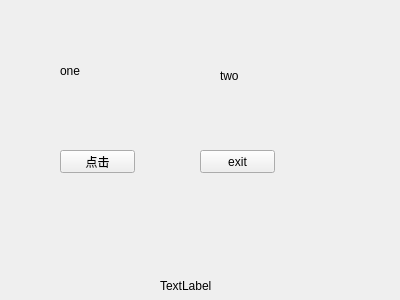
<?xml version="1.0" encoding="UTF-8"?>
<ui version="4.0">
 <class>Widget</class>
 <widget class="QWidget" name="Widget">
  <property name="geometry">
   <rect>
    <x>0</x>
    <y>0</y>
    <width>400</width>
    <height>300</height>
   </rect>
  </property>
  <property name="windowTitle">
   <string>Widget</string>
  </property>
  <widget class="QPushButton" name="pushButton">
   <property name="geometry">
    <rect>
     <x>60</x>
     <y>150</y>
     <width>75</width>
     <height>23</height>
    </rect>
   </property>
   <property name="text">
    <string>点击</string>
   </property>
  </widget>
  <widget class="QLabel" name="label">
   <property name="geometry">
    <rect>
     <x>60</x>
     <y>50</y>
     <width>111</width>
     <height>41</height>
    </rect>
   </property>
   <property name="text">
    <string>one</string>
   </property>
  </widget>
  <widget class="QLabel" name="label_2">
   <property name="geometry">
    <rect>
     <x>220</x>
     <y>70</y>
     <width>54</width>
     <height>12</height>
    </rect>
   </property>
   <property name="text">
    <string>two</string>
   </property>
  </widget>
  <widget class="QLabel" name="label_3">
   <property name="geometry">
    <rect>
     <x>160</x>
     <y>280</y>
     <width>54</width>
     <height>12</height>
    </rect>
   </property>
   <property name="toolTip">
    <string>&lt;html&gt;&lt;head/&gt;&lt;body&gt;&lt;p&gt;可用的状态&lt;/p&gt;&lt;/body&gt;&lt;/html&gt;</string>
   </property>
   <property name="styleSheet">
    <string notr="true"/>
   </property>
   <property name="text">
    <string>TextLabel</string>
   </property>
  </widget>
  <widget class="QPushButton" name="pushButton_2">
   <property name="geometry">
    <rect>
     <x>200</x>
     <y>150</y>
     <width>75</width>
     <height>23</height>
    </rect>
   </property>
   <property name="styleSheet">
    <string notr="true"/>
   </property>
   <property name="text">
    <string>exit</string>
   </property>
  </widget>
 </widget>
 <layoutdefault spacing="6" margin="11"/>
 <resources/>
 <connections/>
</ui>
